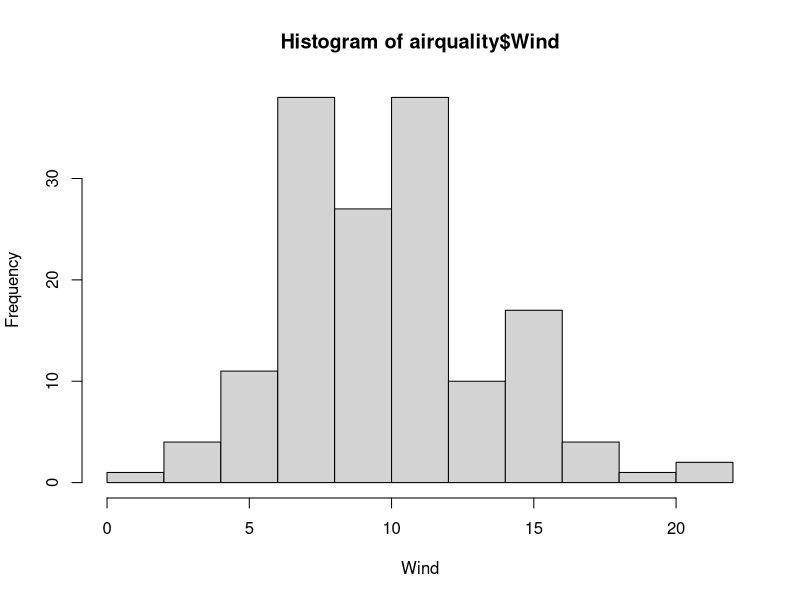
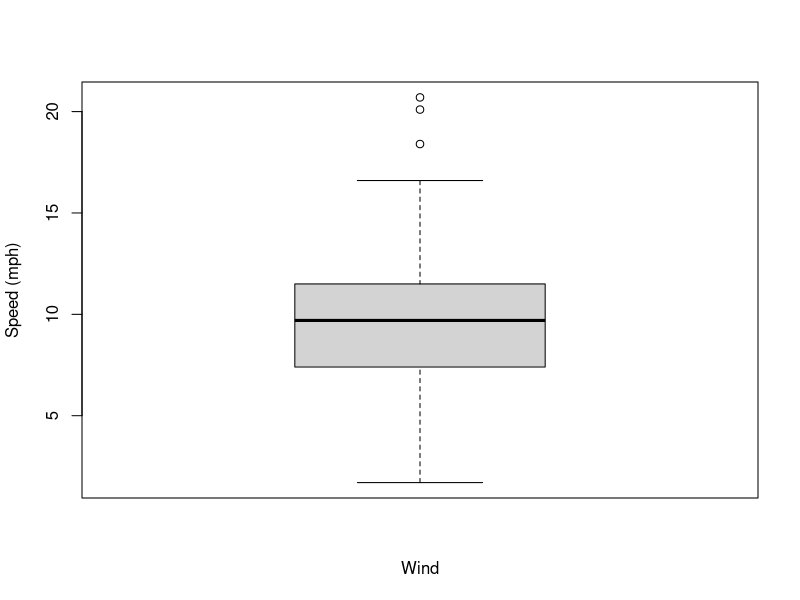
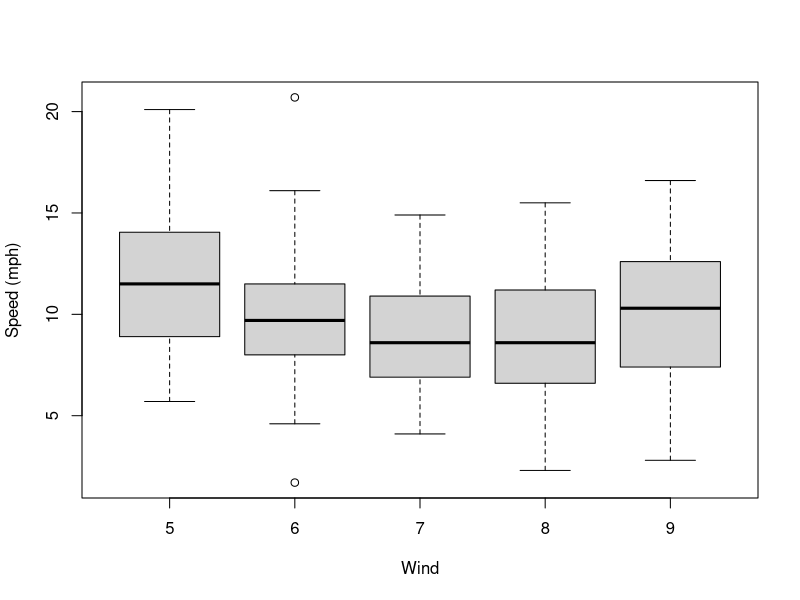
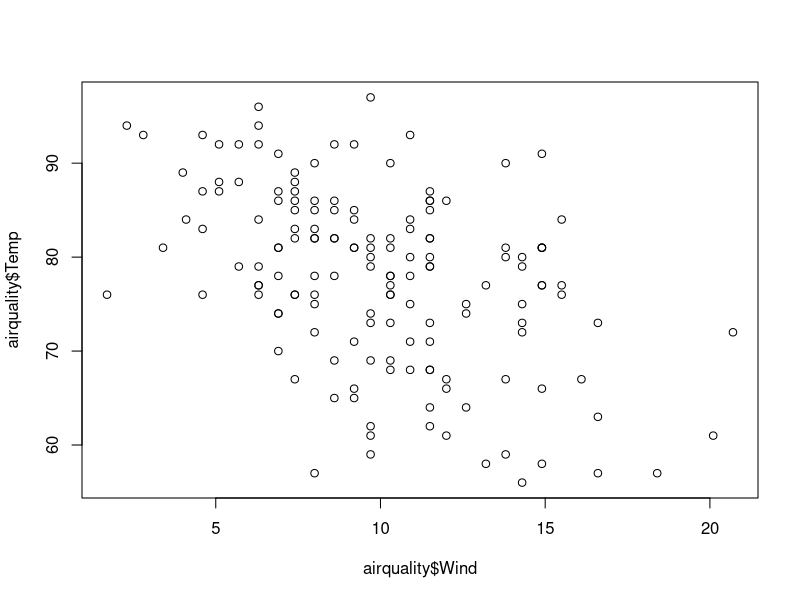
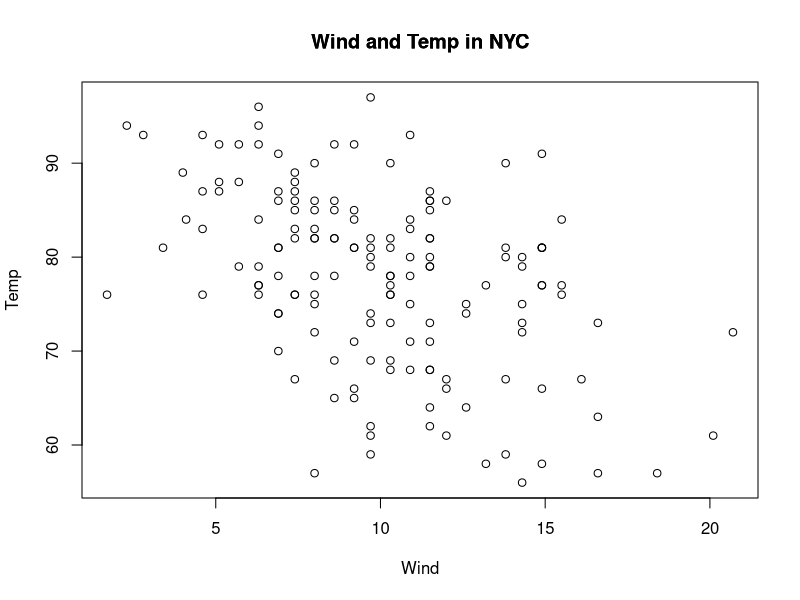
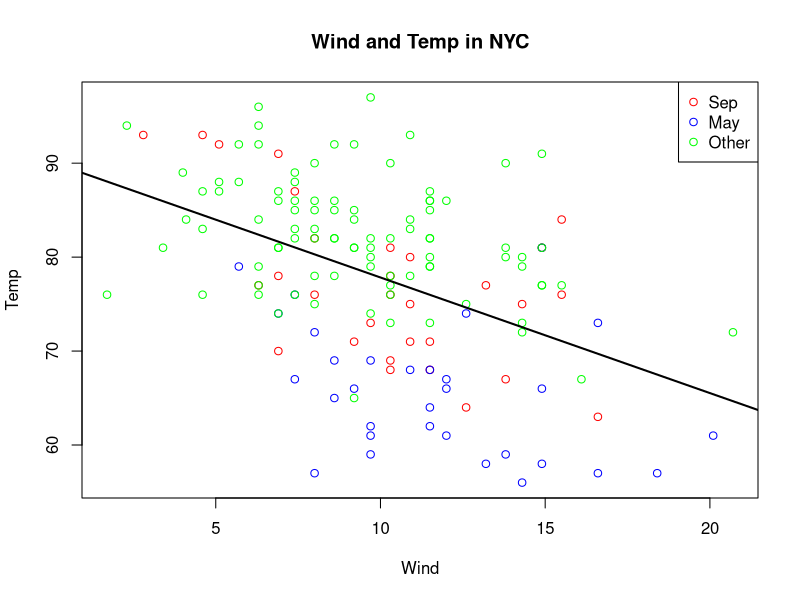

Source code (R) for these figures, in order:
# 基本绘图系统（Base Plotting System）

# -------------------------------------------------------------------------------------------- #
# 柱状图 hist
# 查看风速的hist
# xlab = x轴坐标的label
hist(airquality$Wind, xlab = "Wind")

# -------------------------------------------------------------------------------------------- #
# 箱图 boxplot
# ylab = y轴坐标的label
boxplot(airquality$Wind, xlab = "Wind", ylab = "Speed (mph)")
# 利用箱图表示一个数值变量，一个分类边变量
# 看不同月份（分类变量）的风速（数值变量）
boxplot(Wind~Month, airquality, xlab = "Wind", ylab = "Speed (mph)")

# -------------------------------------------------------------------------------------------- #
# 利用plot()画散点图
plot(airquality$Wind, airquality$Temp)

# -------------------------------------------------------------------------------------------- #
# with()
# plot()在函数with()内，他的数据集是airquality
# 因此知道Wind、Temp是数据集airquality的两个变量
# 参数main = 设置视图的标题
# with()函数会根据plot()里面的参数自动设置x，y轴的label
with(airquality, plot(Wind, Temp, main = "Wind and Temp in NYC"))
# title()：设置视图的标题
title(main = "Wind and Temp in NYC")

# 按月份画点
# 参数type = "n"，只绘出x，y轴坐标信息
with(airquality, plot(Wind, Temp, main = "Wind and Temp in NYC", type = "n"))
# 绘出9月份的温度和风速的散点图
# 执行此行代码时，要先执行第32行代码，绘制出空白视图
# 否则会报 
# Error in plot.xy(xy.coords(x, y), type = type, ...) :plot.new has not been called yet 错误
with(subset(airquality, Month == 9), points(Wind, Temp, col = "red"))
with(subset(airquality, Month == 5), points(Wind, Temp, col = "blue"))
# 绘制多个月份的数据
# %in% 变量的取值在该变量的取值范围内，将其统一获取出来
with(subset(airquality, Month %in% c(6, 7, 8)), points(Wind, Temp, col = "green"))
# 添加回归线，拟合当前的数据
# 拟合模型
# lm()：用于拟合线性模型的函数
# lm(因变量y ~ 自变量x, 数据集)
fit <- lm(Temp ~ Wind, airquality)
# abline()：将获取到的回归线添加到视图中 
# lwd = 线的宽度
abline(fit, lwd = 2)
# 添加图例说明信息
# legend()：添加图例说明信息
# legend(位置, 保持圆点的颜色一致，颜色，图例说明)
legend("topright", pch = 1, col = c("red", "blue", "green"), legend = c("Sep", 'May', "Other"))


